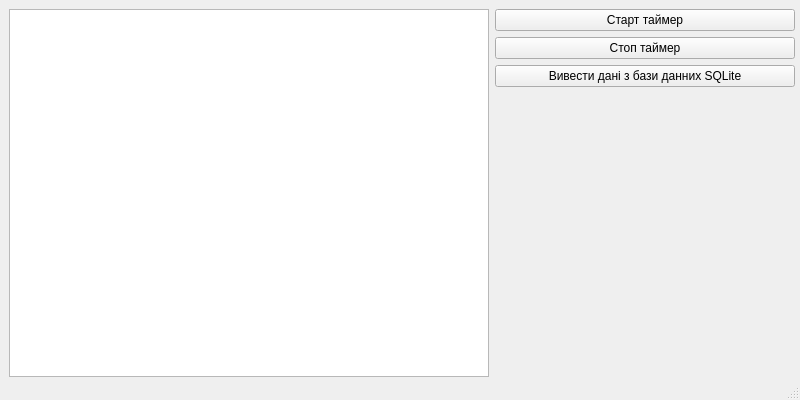
<?xml version="1.0" encoding="UTF-8"?>
<ui version="4.0">
 <class>MainWindow</class>
 <widget class="QMainWindow" name="MainWindow">
  <property name="geometry">
   <rect>
    <x>0</x>
    <y>0</y>
    <width>800</width>
    <height>400</height>
   </rect>
  </property>
  <property name="minimumSize">
   <size>
    <width>800</width>
    <height>400</height>
   </size>
  </property>
  <property name="maximumSize">
   <size>
    <width>900</width>
    <height>400</height>
   </size>
  </property>
  <property name="windowTitle">
   <string>MainWindow</string>
  </property>
  <widget class="QWidget" name="centralwidget">
   <property name="minimumSize">
    <size>
     <width>100</width>
     <height>0</height>
    </size>
   </property>
   <widget class="QWidget" name="">
    <property name="geometry">
     <rect>
      <x>9</x>
      <y>9</y>
      <width>788</width>
      <height>424</height>
     </rect>
    </property>
    <layout class="QGridLayout" name="gridLayout">
     <item row="0" column="0" rowspan="2">
      <widget class="QTableWidget" name="tableWidget">
       <property name="minimumSize">
        <size>
         <width>480</width>
         <height>200</height>
        </size>
       </property>
       <property name="maximumSize">
        <size>
         <width>480</width>
         <height>16777215</height>
        </size>
       </property>
      </widget>
     </item>
     <item row="0" column="1">
      <layout class="QVBoxLayout" name="verticalLayout">
       <item>
        <widget class="QPushButton" name="startPushButton">
         <property name="text">
          <string>Старт таймер</string>
         </property>
        </widget>
       </item>
       <item>
        <widget class="QPushButton" name="stopPushButton">
         <property name="text">
          <string>Стоп таймер</string>
         </property>
        </widget>
       </item>
       <item>
        <widget class="QPushButton" name="requestDataPushButton">
         <property name="text">
          <string>Вивести дані з бази данних SQLite</string>
         </property>
        </widget>
       </item>
      </layout>
     </item>
     <item row="1" column="1" rowspan="2">
      <widget class="QLabel" name="label">
       <property name="minimumSize">
        <size>
         <width>300</width>
         <height>200</height>
        </size>
       </property>
       <property name="maximumSize">
        <size>
         <width>300</width>
         <height>200</height>
        </size>
       </property>
       <property name="text">
        <string/>
       </property>
      </widget>
     </item>
     <item row="2" column="0">
      <widget class="QLabel" name="labelError">
       <property name="maximumSize">
        <size>
         <width>16777215</width>
         <height>50</height>
        </size>
       </property>
       <property name="text">
        <string/>
       </property>
      </widget>
     </item>
    </layout>
   </widget>
  </widget>
  <widget class="QMenuBar" name="menubar">
   <property name="geometry">
    <rect>
     <x>0</x>
     <y>0</y>
     <width>800</width>
     <height>21</height>
    </rect>
   </property>
  </widget>
  <widget class="QStatusBar" name="statusbar"/>
 </widget>
 <resources/>
 <connections/>
</ui>
